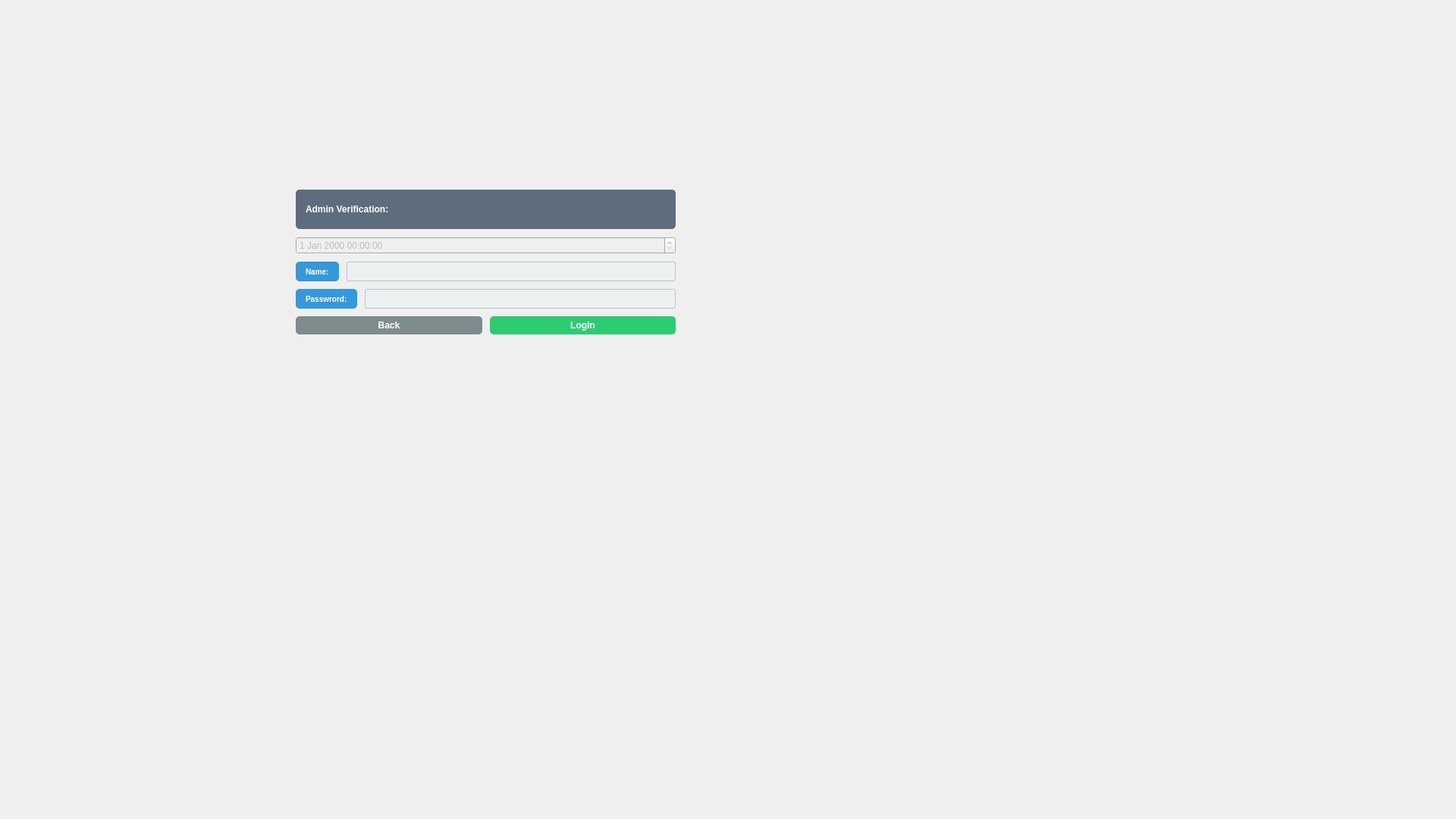
<?xml version="1.0" encoding="UTF-8"?>
<ui version="4.0">
 <class>adminlogin</class>
 <widget class="QWidget" name="adminlogin">
  <property name="geometry">
   <rect>
    <x>0</x>
    <y>0</y>
    <width>1920</width>
    <height>1080</height>
   </rect>
  </property>
  <property name="sizePolicy">
   <sizepolicy hsizetype="Expanding" vsizetype="Expanding">
    <horstretch>0</horstretch>
    <verstretch>0</verstretch>
   </sizepolicy>
  </property>
  <property name="minimumSize">
   <size>
    <width>300</width>
    <height>300</height>
   </size>
  </property>
  <property name="maximumSize">
   <size>
    <width>1920</width>
    <height>1080</height>
   </size>
  </property>
  <property name="windowTitle">
   <string>Dialog</string>
  </property>
  <property name="styleSheet">
   <string notr="true">background: qlineargradient(spread:pad, x1:0, y1:0, x2:1, y2:1,
                            stop:0 #e3f2fd, stop:1 #bbdefb);
</string>
  </property>
  <widget class="QWidget" name="layoutWidget">
   <property name="geometry">
    <rect>
     <x>390</x>
     <y>250</y>
     <width>501</width>
     <height>191</height>
    </rect>
   </property>
   <layout class="QGridLayout" name="gridLayout">
    <property name="sizeConstraint">
     <enum>QLayout::SizeConstraint::SetMaximumSize</enum>
    </property>
    <property name="leftMargin">
     <number>0</number>
    </property>
    <property name="topMargin">
     <number>0</number>
    </property>
    <property name="rightMargin">
     <number>0</number>
    </property>
    <property name="bottomMargin">
     <number>0</number>
    </property>
    <property name="spacing">
     <number>10</number>
    </property>
    <item row="5" column="0">
     <layout class="QHBoxLayout" name="horizontalLayout_3">
      <item>
       <widget class="QPushButton" name="pushButton_adminverificationback">
        <property name="enabled">
         <bool>true</bool>
        </property>
        <property name="styleSheet">
         <string notr="true">QPushButton {
background-color: #7F8C8D;  /* Medium gray */
color: white;

font-weight: bold;
    border-radius: 5px;
    padding: 5px 10px;
}

QPushButton:hover {
background-color: #626567;  /* Darker gray */

}
</string>
        </property>
        <property name="text">
         <string>Back</string>
        </property>
        <property name="icon">
         <iconset theme="QIcon::ThemeIcon::GoPrevious"/>
        </property>
        <property name="iconSize">
         <size>
          <width>13</width>
          <height>12</height>
         </size>
        </property>
        <property name="autoDefault">
         <bool>false</bool>
        </property>
       </widget>
      </item>
      <item>
       <widget class="QPushButton" name="pushButton_admin_ui_login">
        <property name="styleSheet">
         <string notr="true">QPushButton {
 background-color: #27AE60;  /* Emerald green */
    background-color: #2ECC71;  /* Light green */
;
font-weight: bold;
    color: white;
    border-radius: 5px;
    padding: 5px 10px;
}

QPushButton:hover {
background-color: #1E8449;  /* Darker shade of emerald green */

}
</string>
        </property>
        <property name="text">
         <string>Login</string>
        </property>
        <property name="autoDefault">
         <bool>false</bool>
        </property>
       </widget>
      </item>
     </layout>
    </item>
    <item row="4" column="0">
     <layout class="QHBoxLayout" name="horizontalLayout">
      <item>
       <widget class="QLabel" name="label_2_admin_password">
        <property name="styleSheet">
         <string notr="true">
QLabel {
background-color: #3498DB;  /* Medium gray */
color: white;

    border-radius: 5px;
    padding: 5px 10px;
font-size: 10px;
    font-weight: bold;
}
</string>
        </property>
        <property name="text">
         <string>Passwrord:</string>
        </property>
       </widget>
      </item>
      <item>
       <widget class="QLineEdit" name="lineEdit_2_adminpassword">
        <property name="styleSheet">
         <string notr="true">QLineEdit {
    background-color: #ECF0F1;
    color: #2C3E50;
    border: 1px solid #BDC3C7;
    border-radius: 3px;
    padding: 2px 4px;
    font-size: 12px;
    min-height: 20px; /* reduce height */
}

QLineEdit:focus {
    border: 1px solid #3498DB;
    background-color: #FFFFFF;
}

QLineEdit::placeholder {
    color: #95A5A6;
    font-style: italic;
}
</string>
        </property>
        <property name="echoMode">
         <enum>QLineEdit::EchoMode::Password</enum>
        </property>
       </widget>
      </item>
     </layout>
    </item>
    <item row="2" column="0">
     <layout class="QHBoxLayout" name="horizontalLayout_2">
      <item>
       <widget class="QLabel" name="label_admin_name">
        <property name="styleSheet">
         <string notr="true">
QLabel {
background-color: #3498DB;  /* Medium gray */
color: white;

    border-radius: 5px;
    padding: 5px 10px;
font-size: 10px;
    font-weight: bold;
}
</string>
        </property>
        <property name="text">
         <string>Name:</string>
        </property>
       </widget>
      </item>
      <item>
       <widget class="QLineEdit" name="lineEdit_adminname">
        <property name="styleSheet">
         <string notr="true">QLineEdit {
    background-color: #ECF0F1;
    color: #2C3E50;
    border: 1px solid #BDC3C7;
    border-radius: 3px;
    padding: 2px 4px;
    font-size: 12px;
    min-height: 20px; /* reduce height */
}

QLineEdit:focus {
    border: 1px solid #3498DB;
    background-color: #FFFFFF;
}

QLineEdit::placeholder {
    color: #95A5A6;
    font-style: italic;
}
</string>
        </property>
       </widget>
      </item>
     </layout>
    </item>
    <item row="0" column="0">
     <widget class="QLabel" name="label_3">
      <property name="styleSheet">
       <string notr="true">

QLabel {
background-color:#5D6D7E;  /* Medium gray */
color: white;

    border-radius: 5px;
    padding: 5px 10px;
font-size: 12px;
    font-weight: bold;
}
</string>
      </property>
      <property name="text">
       <string>Admin Verification:</string>
      </property>
     </widget>
    </item>
    <item row="1" column="0">
     <widget class="QDateTimeEdit" name="dateTimeEdit">
      <property name="enabled">
       <bool>false</bool>
      </property>
     </widget>
    </item>
   </layout>
  </widget>
 </widget>
 <resources/>
 <connections>
  <connection>
   <sender>label_admin_name</sender>
   <signal>linkHovered(QString)</signal>
   <receiver>lineEdit_adminname</receiver>
   <slot>setFocus()</slot>
   <hints>
    <hint type="sourcelabel">
     <x>74</x>
     <y>39</y>
    </hint>
    <hint type="destinationlabel">
     <x>118</x>
     <y>39</y>
    </hint>
   </hints>
  </connection>
  <connection>
   <sender>label_2_admin_password</sender>
   <signal>linkHovered(QString)</signal>
   <receiver>lineEdit_2_adminpassword</receiver>
   <slot>setFocus()</slot>
   <hints>
    <hint type="sourcelabel">
     <x>82</x>
     <y>55</y>
    </hint>
    <hint type="destinationlabel">
     <x>127</x>
     <y>57</y>
    </hint>
   </hints>
  </connection>
 </connections>
</ui>
